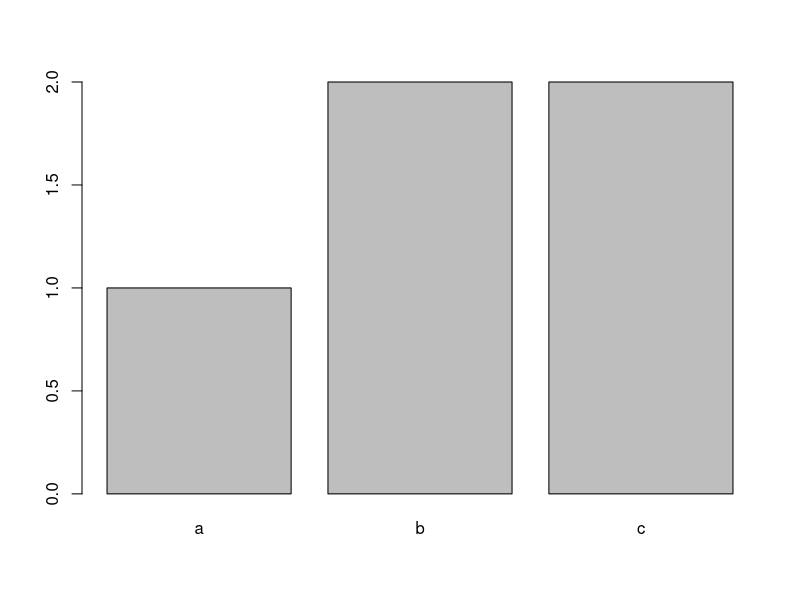
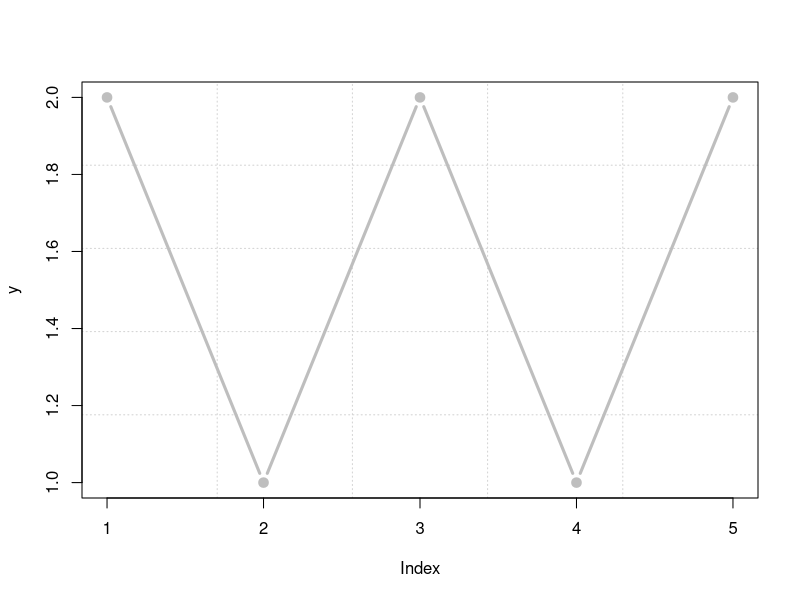

The R source for these figures, in order:
f=factor(c("a","a","b","b","c")); print(f) # create factor
f[1]="c"; print(f)                         # change factor
print(levels(f))         # show domain levels: "a" "b" "c" 
print(summary(f))                   # show a summary of y
# pdf("f-barplot.pdf")
plot(f)                                   # show y barplot
#dev.off()
x=c(1.1,2.3,-1,4,2e-2) # creates vector x
summary(x)             # show summary of x
print(x)               # show x
str(x)                 # show x structure
length(x)              # show the length of x
x[2]                   # show second element of x
x[2:3]=(2:3)*1.1       # change 2nd and 3rd elements
x[length(x)]=5         # change last element to 5
print(x)               # show x
print(x>3)             # show which x elements > 3
print(which(x>3))      # show indexes of x>3 condition
names(x)=c("1st","2nd","3rd","4th","5th") # change names of x
print(x)               # show x
print(mean(x))         # show the average of x
print(summary(x))      # show a summary of x
y=vector(length=5); print(y)      # FALSE, FALSE, ..., FALSE
y[]=1; print(y)                   # all elements set to 1
y[c(1,3,5)]=2; print(y)           # 2,1,2,1,2
# fancier plot of y:
plot(y,type="b",lwd=3,col="gray",pch=19,panel.first=grid(5,5))
